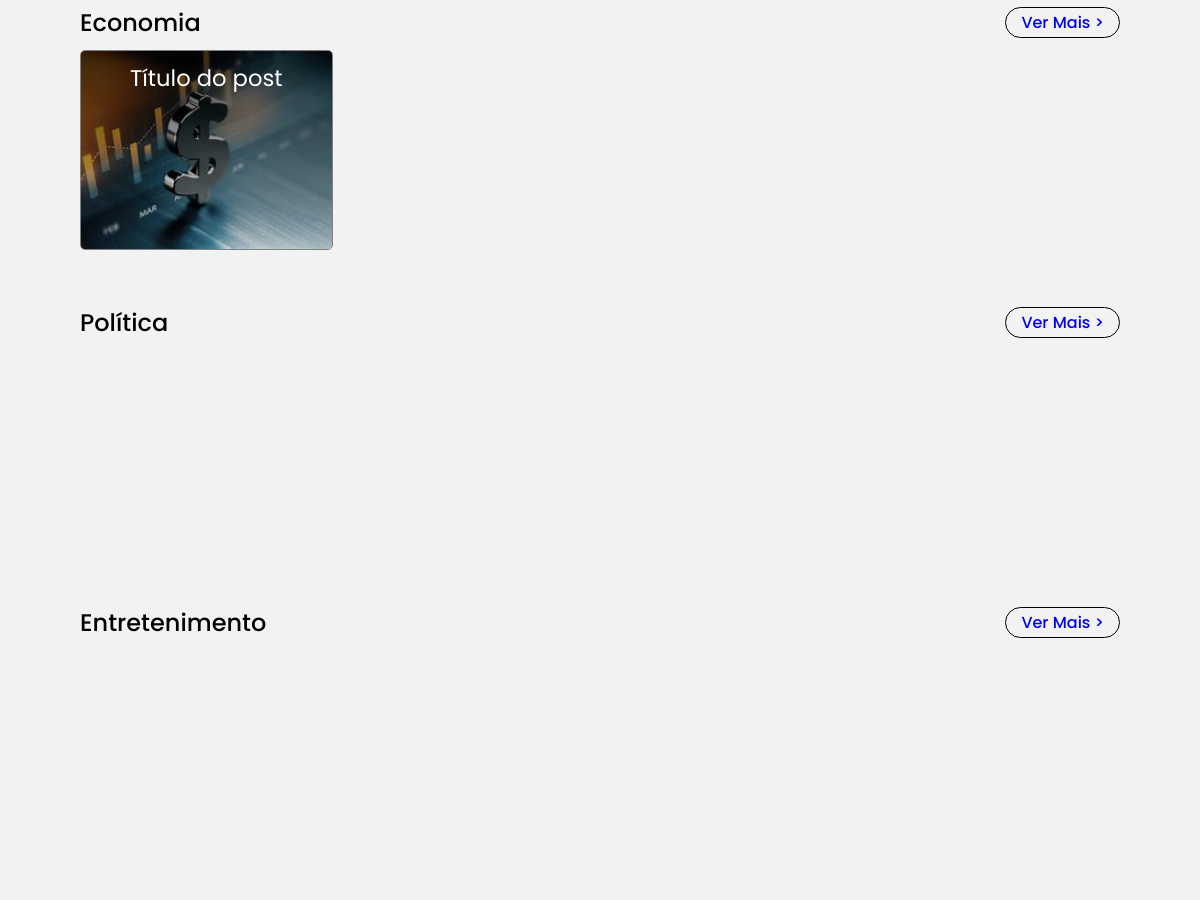
The app's page /categorias (middle part), older data.
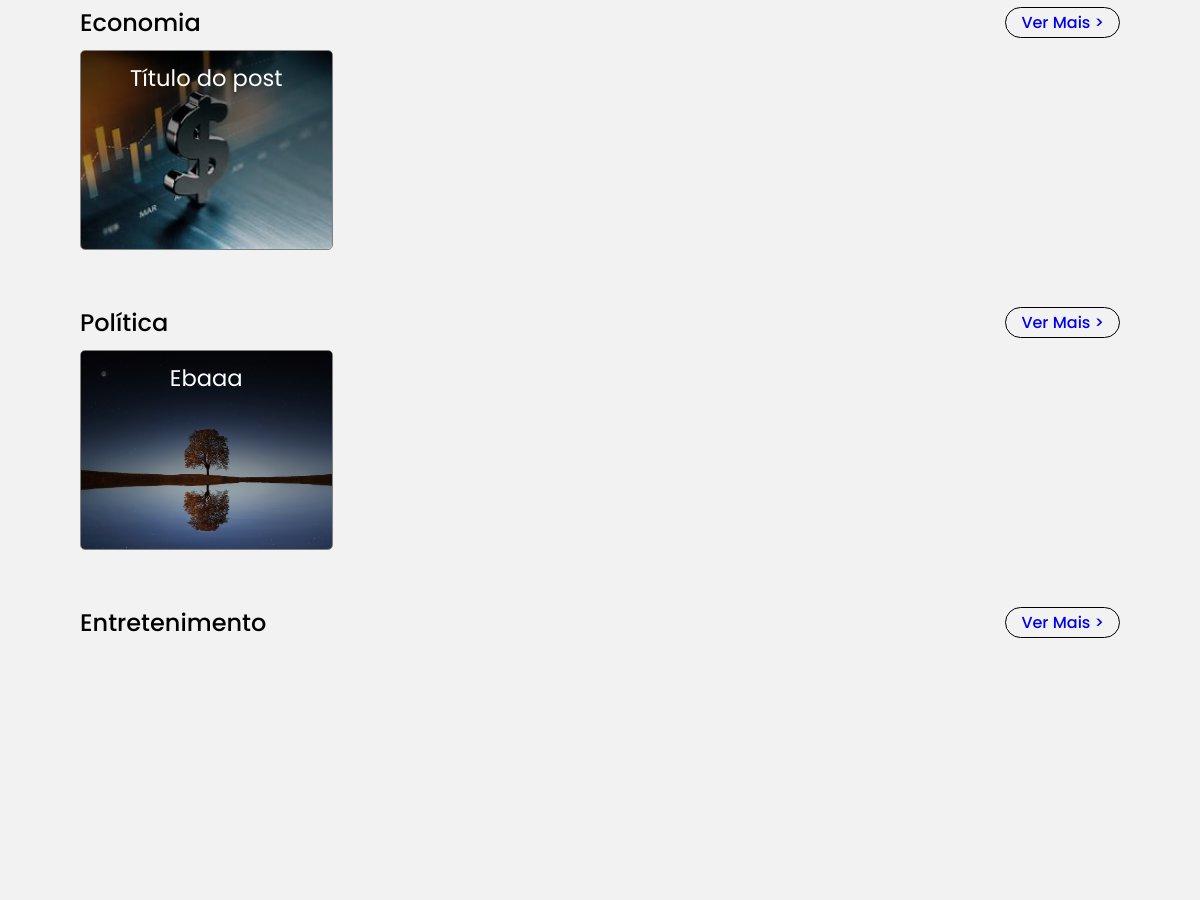
The same page, newer data.
### my_blog/models.py (models this page shows)
class Post(models.Model):
    title = models.CharField(max_length=60, default="Título do post")
    image = models.ImageField(upload_to='posts_images/%m', default='default.jpeg')
    text = models.TextField(default='Área de texto', max_length=2000)
    likes = models.IntegerField(default=0)
    category = models.CharField(
        max_length=4,
        choices=CATEGORY_CHOICES,
        default=TECNOLOGIA
    )

### my_blog/views.py (the view)
# urls.py: path('categorias', views.categorias, name='categorias'),
def categorias(request):
    all_posts = Post.objects.order_by('-id')
    count = 0
    posts_list = []
    for category in CATEGORY_CHOICES:
        count = 0
        for post in all_posts:
            if post.category == category[0]:
                if count < 4:
                    posts_list.append(post)
                    count += 1
    return render(request, 'my_blog/categorias.html', {
        'all_categories': CATEGORY_CHOICES,
        'all_posts': posts_list
    })

### my_blog/templates/my_blog/categorias.html (shortened to what this page needs)
{% extends 'my_blog/layout.html' %}
{% load static %}
{% block head %}
<link rel="stylesheet" href="{% static 'css/categorias.css' %}">
<link rel="stylesheet" href="{% static 'css/post_content.css' %}">
{% endblock %}
{% block body %}
    {% for category in all_categories %}
        <div class="content_category">
            <div class="line_top">
                <h2>{{category.1}}</h2>
                <a href="/categoria/{{category.0.lower}}" class="select">Ver Mais ></a>
            </div>
            <div class="posts_line">
                {% for post in all_posts %}
                    {% if post.category == category.0 %}
                        {% include 'my_blog/recentes_content.html' %}
                    {% endif %}
                {% endfor %}
            </div>
        </div>
    {% endfor %}
{% endblock %}

### my_blog/templates/my_blog/layout.html (shortened to what this page needs)
{% load static %}
<!DOCTYPE html>
<html lang="pt-br">
<head>
    <link rel="stylesheet" href="{% static 'css/layout.css' %}">
    {% block head %}
    {% endblock %}
</head>
<body>
    {% block body %}
    {% endblock %}
</body>
</html>

### my_blog/templates/my_blog/recentes_content.html
<a href="/posts/post_id={{post.id}}">
    <div class="post_content">
        <img src="/static/img/{{post.image}}" alt="post_image">
        <h2>{{post.title}}</h2>
    </div>
</a>

### my_blog/static/css/layout.css (style rules this page uses)
* { margin: 0; padding: 0; box-sizing: border-box; font-family: 'Poppins', sans-serif; font-weight: 500; }
body { background-color: #f2f2f2; padding-top: 100px; }

### my_blog/static/css/categorias.css (style rules this page uses)
.content_category { width: 90%; min-height: 300px; padding: 20px; overflow: hidden; margin:auto; }
.content_category .posts_line { display: grid; grid-template-columns: repeat(4, 1fr); grid-gap: 10px; width: 100%; }
.content_category .post_content { width: 100%; border-radius: 5px; }
.content_category .line_top { display: flex; flex-direction: row; align-items: center; justify-content: space-between; margin-bottom: 10px; }
.content_category .line_top a { border: 1px solid black; padding: 2px 15px; border-radius: 50px; }

### my_blog/static/css/post_content.css (style rules this page uses)
a { text-decoration: none; }
.post_content { width: 100%; height: 200px; border-radius: 5px; border: 1px solid gray; overflow: hidden; position: relative; display: flex; justify-content: center; }
.post_content img { transition: .3s; height: 100%; width: 100%; object-fit: cover; z-index: 0; position: absolute; }
.post_content h2 { font-size: 17pt; color: #fff; width: 100%; background-image: linear-gradient(180deg, rgba(0, 0, 0, 0.75), transparent); padding: 10px; padding-bottom: 30px; text-align: center; transition: .3s; font-weight: 400; z-index: 2; }

Row changes from the older to the newer data that the page shows:
added Post: image (picture), title "Ebaaa", shown under "Política"
